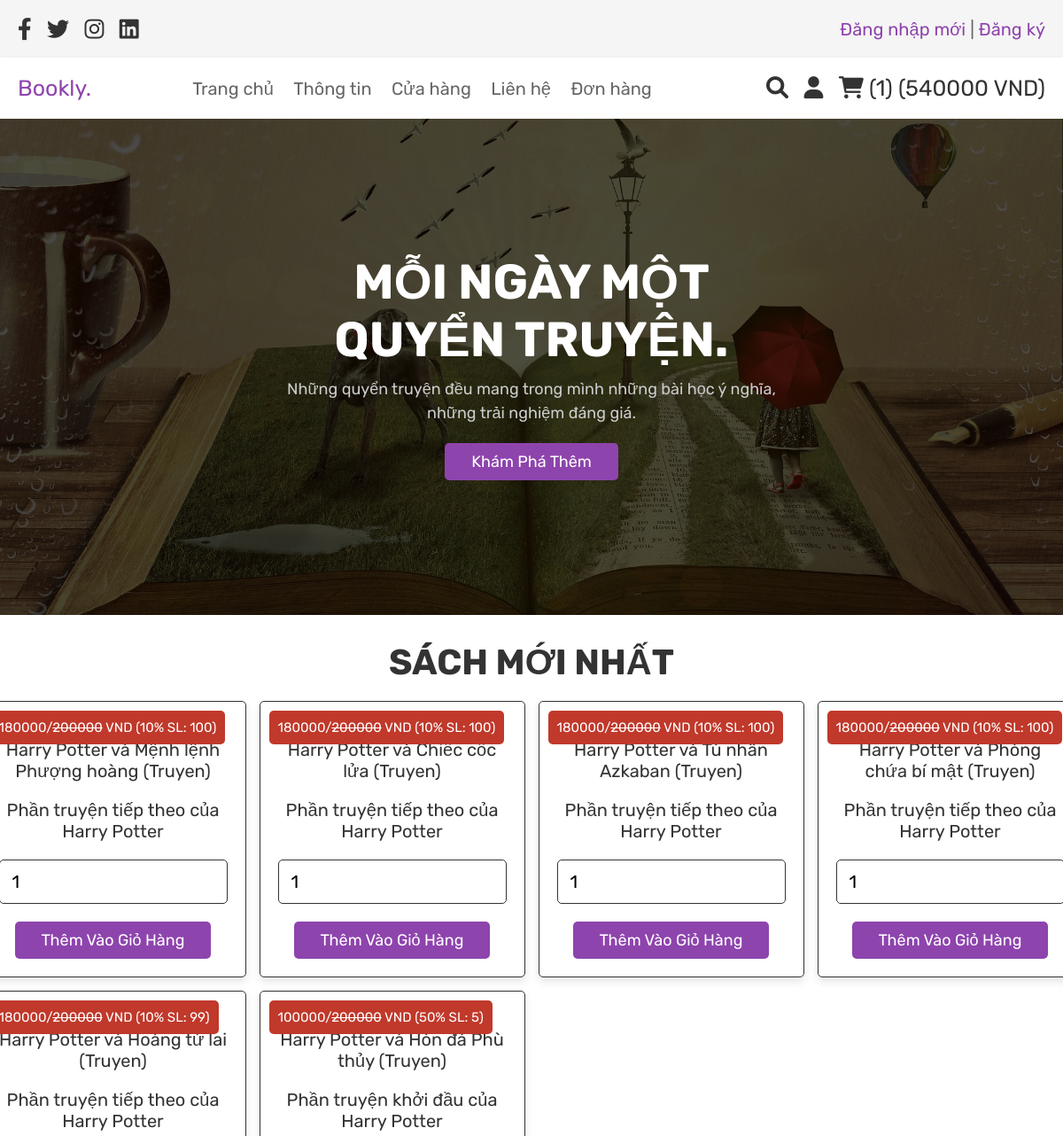
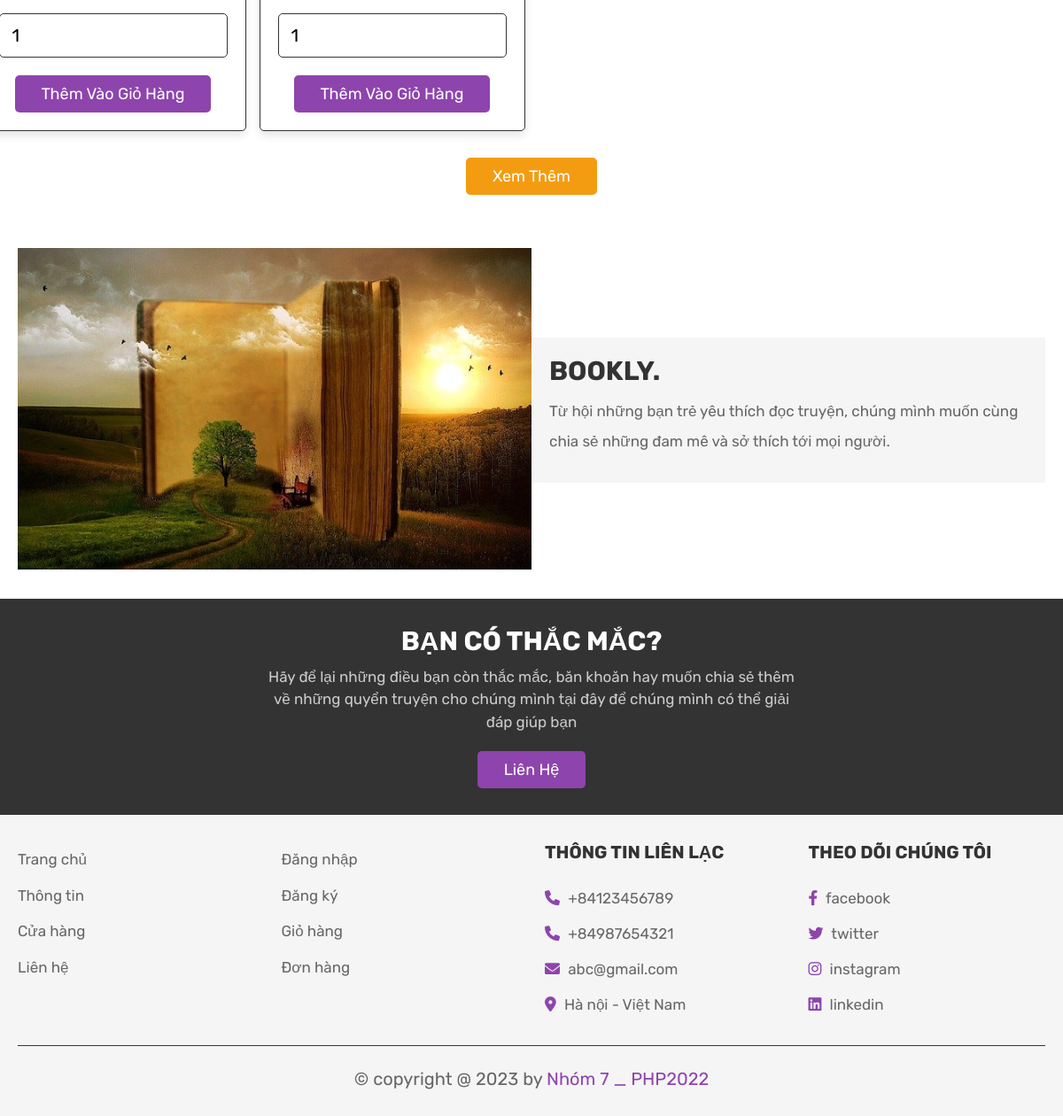
The page /home.php (signed in) on the database its author committed (2 pictures, top to bottom).
### tables this page shows
CREATE TABLE `products` (
  `id` int(100) NOT NULL,
  `name` varchar(100) NOT NULL,
  `author` varchar(100) NOT NULL,
  `category` varchar(100) NOT NULL,
  `price` int(100) NOT NULL,
  `discount` int(100) NOT NULL,
  `newprice` int(100) NOT NULL,
  `quantity` int(100) NOT NULL,
  `describes` varchar(100) NOT NULL,
  `image` varchar(100) NOT NULL
);

### home.php (the view, shortened to what this page needs)
<?php
   include 'config.php';
   $user_id = $_SESSION['user_id'];
?>
<!DOCTYPE html>
<html lang="en">
<head>
   <link rel="stylesheet" href="https://cdnjs.cloudflare.com/ajax/libs/font-awesome/6.0.0/css/all.min.css">
   <link rel="stylesheet" href="css/style.css">
</head>
<body>
<?php include 'header.php'; ?>
<section class="home">
   <div class="content">
      <h3>Mỗi ngày một quyển truyện.</h3>
      <p>Những quyển truyện đều mang trong mình những bài học ý nghĩa, những trải nghiệm đáng giá.</p>
      <a href="about.php" class="white-btn">Khám phá thêm</a>
   </div>
</section>
<section class="products">
   <h1 class="title">Sách mới nhất</h1>
   <div class="box-container">
      <?php
         $select_products = mysqli_query($conn, "SELECT * FROM `products` ORDER BY id DESC  LIMIT 6") or die('query failed');
         if(mysqli_num_rows($select_products) > 0){
            while($fetch_products = mysqli_fetch_assoc($select_products)){
      ?>
               <form action="" method="post" class="box">
                  <div class="name"><?php echo $fetch_products['name']; ?> (<?php echo $fetch_products['category']; ?>)</div>
                  <div class="name"><?php echo $fetch_products['describes']; ?></div>
                  <div class="price"><?php echo $fetch_products['newprice']; ?>/<span style="text-decoration-line:line-through"><?php echo $fetch_products['price']; ?></span> VND (<?php echo $fetch_products['discount']; ?>% SL: <?php echo $fetch_products['quantity']; ?>)</div>
                  <input type="number" min="<?=($fetch_products['quantity']>0) ? 1:0 ?>" max="<?php echo $fetch_products['quantity']; ?>" name="product_quantity" value="<?=($fetch_products['quantity']>0) ? 1:0 ?>" class="qty">
                  <input type="submit" value="Thêm vào giỏ hàng" name="add_to_cart" class="btn">
               </form>
      <?php
            }
         }else{
            echo '<p class="empty">Chưa có sách được bán!</p>';
         }
      ?>
   </div>
   <div class="load-more" style="margin-top: 2rem; text-align:center">
      <a href="shop.php" class="option-btn">Xem thêm</a>
   </div>
</section>
<section class="about">
   <div class="flex">
      <div class="image">
         <img src="images/about-img.jpg" alt="">
      </div>
      <div class="content">
         <h3>Bookly.</h3>
         <p>Từ hội những bạn trẻ yêu thích đọc truyện, chúng mình muốn cùng chia sẻ những đam mê và sở thích tới mọi người.</p>
      </div>
   </div>
</section>
<section class="home-contact">
   <div class="content">
      <h3>Bạn có thắc mắc?</h3>
      <p>Hãy để lại những điều bạn còn thắc mắc, băn khoăn hay muốn chia sẻ thêm về những quyển truyện cho chúng mình tại đây để chúng mình có thể giải đáp giúp bạn</p>
      <a href="contact.php" class="white-btn">Liên hệ</a>
   </div>
</section>
<?php include 'footer.php'; ?>
</body>
</html>

### header.php (shortened to what this page needs)
<header class="header">
   <div class="header-1">
      <div class="flex">
         <div class="share">
            <a href="#" class="fab fa-facebook-f"></a>
            <a href="#" class="fab fa-twitter"></a>
            <a href="#" class="fab fa-instagram"></a>
            <a href="#" class="fab fa-linkedin"></a>
         </div>
         <p><a href="login.php">Đăng nhập mới</a> | <a href="register.php">Đăng ký</a> </p>
      </div>
   </div>
   <div class="header-2">
      <div class="flex">
         <a href="home.php" class="logo">Bookly.</a>
         <nav class="navbar">
            <a href="home.php">Trang chủ</a>
            <a href="about.php">Thông tin</a>
            <a href="shop.php">Cửa hàng</a>
            <a href="contact.php">Liên hệ</a>
            <a href="orders.php">Đơn hàng</a>
         </nav>
         <div class="icons">
            <a href="search_page.php" class="fas fa-search"></a>
            <div id="user-btn" class="fas fa-user"></div>
            <?php
               $select_cart = mysqli_query($conn, "SELECT * FROM `cart` WHERE user_id = '$user_id'") or die('query failed');
               $cart_rows_number = mysqli_num_rows($select_cart);
               $total= 0;
               while($fetch_total=mysqli_fetch_assoc($select_cart)){
                  $total+=$fetch_total['quantity'] * $fetch_total['price'];
               }
            ?>
            <a href="cart.php"> <i class="fas fa-shopping-cart"></i> <span>(<?php echo $cart_rows_number; ?>)</span> <span>(<?php echo $total; ?> VND)</span> </a>
         </div>
      </div>
   </div>
</header>

### footer.php
<section class="footer">
   <div class="box-container">
      <div class="box">
         <a href="home.php">Trang chủ</a>
         <a href="about.php">Thông tin</a>
         <a href="shop.php">Cửa hàng</a>
         <a href="contact.php">Liên hệ</a>
      </div>
      <div class="box">
         <a href="login.php">Đăng nhập</a>
         <a href="register.php">Đăng ký</a>
         <a href="cart.php">Giỏ hàng</a>
         <a href="orders.php">Đơn hàng</a>
      </div>
      <div class="box">
         <h3>Thông tin liên lạc</h3>
         <p> <i class="fas fa-phone"></i> +84123456789 </p>
         <p> <i class="fas fa-phone"></i> +84987654321 </p>
         <p> <i class="fas fa-envelope"></i> abc@gmail.com </p>
         <p> <i class="fas fa-map-marker-alt"></i> Hà nội - Việt Nam </p>
      </div>
      <div class="box">
         <h3>Theo dõi chúng tôi</h3>
         <a href="#"> <i class="fab fa-facebook-f"></i> facebook </a>
         <a href="#"> <i class="fab fa-twitter"></i> twitter </a>
         <a href="#"> <i class="fab fa-instagram"></i> instagram </a>
         <a href="#"> <i class="fab fa-linkedin"></i> linkedin </a>
      </div>
   </div>
   <p class="credit"> &copy; copyright  @ <?php echo date('Y'); ?> by <span> Nhóm 7 _ PHP2022</span> </p>
</section>

### rows shown on the page
products: name "Harry Potter và Mệnh lệnh Phượng hoàng", category "Truyen", describes "Phần truyện tiếp theo của Harry Potter", newprice "180000", price "200000", discount "10", quantity "100", product_quantity "1"
products: name "Harry Potter và Chiếc cốc lửa", category "Truyen", describes "Phần truyện tiếp theo của Harry Potter", newprice "180000", price "200000", discount "10", quantity "100", product_quantity "1"
products: name "Harry Potter và Tù nhân Azkaban", category "Truyen", describes "Phần truyện tiếp theo của Harry Potter", newprice "180000", price "200000", discount "10", quantity "100", product_quantity "1"
products: name "Harry Potter và Phòng chứa bí mật", category "Truyen", describes "Phần truyện tiếp theo của Harry Potter", newprice "180000", price "200000", discount "10", quantity "100", product_quantity "1"
products: name "Harry Potter và Hoàng tử lai", category "Truyen", describes "Phần truyện tiếp theo của Harry Potter", newprice "180000", price "200000", discount "10", quantity "99", product_quantity "1"
products: name "Harry Potter và Hòn đá Phù thủy", category "Truyen", describes "Phần truyện khởi đầu của Harry Potter", newprice "100000", price "200000", discount "50", quantity "5", product_quantity "1"

### other values the page prints
$cart_rows_number "1"
$total "540000"
